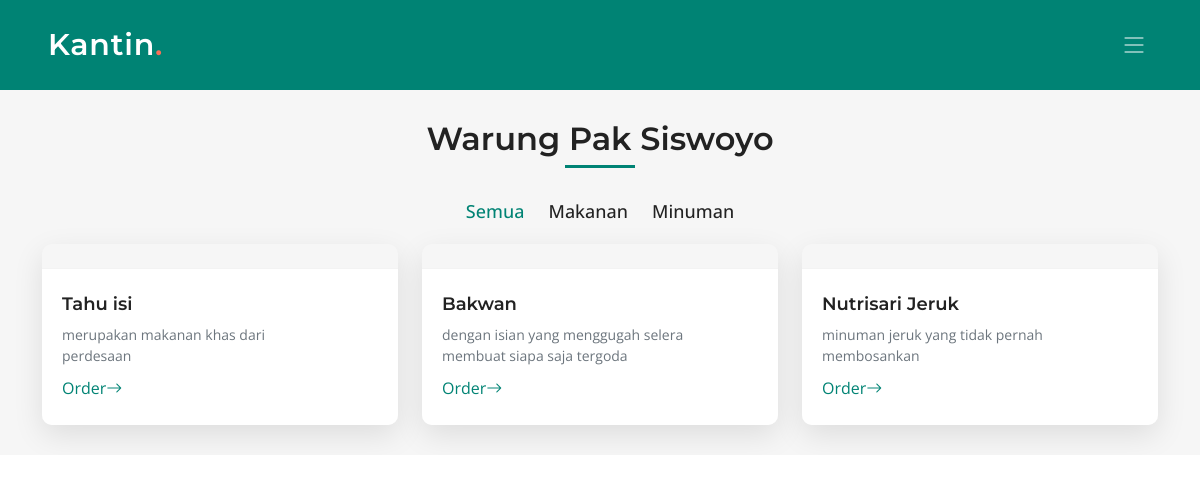
Screenshot of /warung.php?id_warung=20 (signed in) with the database file from the repository.
### tables this page shows
CREATE TABLE `warung` (
  `id_warung` int(10) NOT NULL,
  `nama_warung` varchar(255) DEFAULT NULL,
  `deskripsi` varchar(255) DEFAULT NULL
);

CREATE TABLE `menu` (
  `id_menu` int(10) NOT NULL,
  `nama_menu` varchar(100) NOT NULL,
  `deskripsi_menu` varchar(100) NOT NULL,
  `gambar` varchar(225) NOT NULL,
  `jenis` enum('makanan','minuman') NOT NULL,
  `id_warung` int(10) NOT NULL,
  `harga` int(255) NOT NULL
);

### warung.php (the view, shortened to what this page needs)
<!DOCTYPE html>
<html lang="en">
<head>
  <?php
  include 'navbar.php';
  include 'server.php';
  $qry_detail_warung = mysqli_query($conn, "select * from warung where id_warung = '" . $_GET['id_warung'] . "'");
  $dt_warung = mysqli_fetch_array($qry_detail_warung);
  ?>
  <section id="portfolio" class="portfolio sections-bg min-height">
    <div class="container" data-aos="fade-up">
      <div class="section-header">
        <h2>Warung
          <?= $dt_warung['nama_warung'] ?>
        </h2>
      </div>
      <div class="portfolio-isotope" data-portfolio-filter="*" data-portfolio-layout="masonry"
        data-portfolio-sort="original-order" data-aos="fade-up" data-aos-delay="100">
        <div>
          <ul class="portfolio-flters">
            <li data-filter="*" class="filter-active">Semua</li>
            <li data-filter=".filter-app">Makanan</li>
            <li data-filter=".filter-product">Minuman</li>
          </ul>
        </div>
        <div class="row gy-4 portfolio-container">
          <?php
          include "server.php";
          $qry_menu = mysqli_query($conn, "select * from menu where jenis = 'makanan' and id_warung = " . $_GET['id_warung'] . " ");
          while ($dt_menu_makanan = mysqli_fetch_array($qry_menu)) {
            ?>
            <div class="col-xl-4 col-md-6 portfolio-item filter-app">
              <div class="portfolio-wrap">
                <div class="portfolio-info">
                  <h4><a href="#" title="More Details">
                      <?= $dt_menu_makanan['nama_menu'] ?>
                    </a></h4>
                  <p>
                    <?= $dt_menu_makanan['deskripsi_menu'] ?>
                  </p>
                  <div style="margin-top: 10px">
                    <a href="detail_menu.php?id_menu=<?= $dt_menu_makanan['id_menu'] ?>"
                      class="readmore stretched-link">Order<i class="bi bi-arrow-right"></i></a>
                  </div>
                </div>
              </div>
            </div>
          <?php } ?>
          <?php
          include "server.php";
          $qry_menu = mysqli_query($conn, "select * from menu where jenis = 'minuman' and id_warung = " . $_GET['id_warung'] . " ");
          while ($dt_menu_minuman = mysqli_fetch_array($qry_menu)) {
            ?>
            <div class="col-xl-4 col-md-6 portfolio-item filter-product">
              <div class="portfolio-wrap">
                <div class="portfolio-info">
                  <h4><a href="#" title="More Details">
                      <?= $dt_menu_minuman['nama_menu'] ?>
                    </a></h4>
                  <p>
                    <?= $dt_menu_minuman['deskripsi_menu'] ?>
                  </p>
                  <div style="margin-top: 10px">
                    <a href="detail_menu.php?id_menu=<?= $dt_menu_minuman['id_menu'] ?>"
                      class="readmore stretched-link">Order<i class="bi bi-arrow-right"></i></a>
                  </div>
                </div>
              </div>
            </div>
          <?php } ?>
        </div>
      </div>
    </div>
  </section>
  </body>
</html>

### assets/css/main.css (style rules this page uses)
:root { --font-default: "Open Sans", system-ui, -apple-system, "Segoe UI", Roboto, "Helvetica Neue", Arial, "Noto Sans", "Liberation Sans", sans-serif, "Apple Color Emoji", "Segoe UI Emoji", "Segoe UI Symbol", "Noto Color Emoji"; --font-primary: "Montserrat", sans-serif; --font-secondary: "Poppins", sans-serif; }
:root { --color-default: #222222; --color-primary: #008374; --color-secondary: #f85a40; }
html { scroll-behavior: smooth; user-select: none; }
body { font-family: var(--font-default); color: var(--color-default); min-height: 100vh; }
a { color: var(--color-primary); text-decoration: none; }
h1, h2, h3, h4, h5, h6 { font-family: var(--font-primary); }
section { padding: 30px 0; overflow: hidden; }
.sections-bg { background-color: #f6f6f6; }
.section-header { text-align: center; margin-bottom: 2rem; }
.section-header h2 { font-size: 32px; font-weight: 600; position: relative; padding-bottom: 10px; }
.section-header h2:after { content: ""; position: absolute; display: block; width: 70px; height: 3px; background: var(--color-primary); left: 0; right: 0; bottom: 0; margin: auto; }
section { scroll-margin-top: 70px; }
.portfolio .portfolio-flters { padding: 0 0 20px 0; margin: 0 auto; list-style: none; text-align: center; }
.portfolio .portfolio-flters li { cursor: pointer; display: inline-block; padding: 0; font-size: 18px; font-weight: 500; margin: 0 10px; line-height: 1; transition: all 0.3s ease-in-out; }
.portfolio .portfolio-flters li:hover, .portfolio .portfolio-flters li.filter-active { color: var(--color-primary); }
.portfolio .portfolio-flters li:first-child { margin-left: 0; }
.portfolio .portfolio-flters li:last-child { margin-right: 0; }
.portfolio .portfolio-wrap { box-shadow: 0px 10px 30px rgba(0, 0, 0, 0.1); border-radius: 10px; height: 100%; overflow: hidden; }
.portfolio .portfolio-wrap .portfolio-info { padding: 25px 20px; background-color: #fff; position: relative; border-top: 1px solid #f3f3f3; z-index: 2; }
.portfolio .portfolio-wrap .portfolio-info h4 { font-size: 18px; font-weight: 600; padding-right: 50px; }
.portfolio .portfolio-wrap .portfolio-info h4 a { color: var(--color-default); transition: 0.3s; }
.portfolio .portfolio-wrap .portfolio-info p { color: #6c757d; font-size: 14px; margin-bottom: 0; padding-right: 50px; }

### rows the page displays
warung: nama_warung "Pak Siswoyo"
menu: nama_menu "Tahu isi", deskripsi_menu "merupakan makanan khas dari perdesaan"
menu: nama_menu "Bakwan", deskripsi_menu "dengan isian yang menggugah selera membuat siapa saja tergoda"
menu: nama_menu "Nutrisari Jeruk", deskripsi_menu "minuman jeruk yang tidak pernah membosankan"
